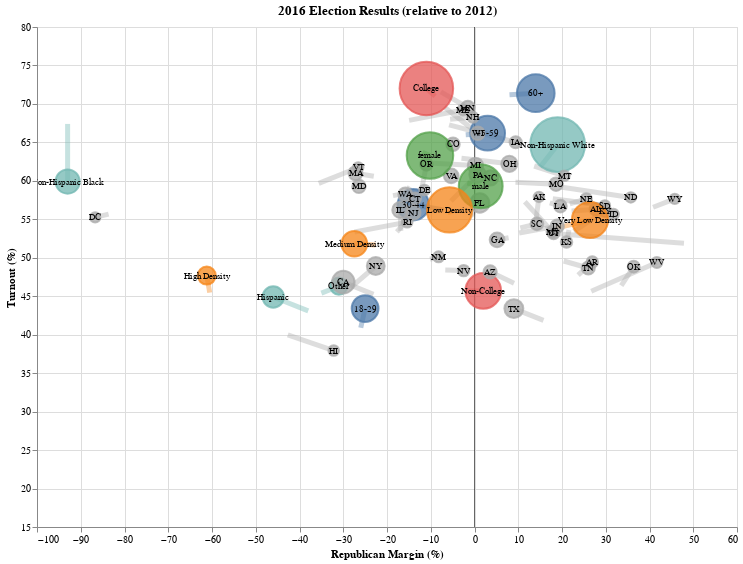

Notebook cell for this chart:
### Code cell
single = year_chart(final_df, 2016, width=700, height=500, sw=5)
single

### Figure 1 — Vega-Lite specification as saved in the notebook (floating-point values rounded to 4 significant figures; data arrays with more than 128 entries replaced by an {"elided": "..."} marker saying what was removed)
{"config": {"view": {"continuousWidth": 400, "continuousHeight": 300}}, "layer": [{"data": {"name": "data-f236e58c44fada62129e13c06b79366e"}, "mark": "line", "encoding": {"color": {"type": "nominal", "field": "category", "legend": null, "scale": {"range": ["rgb(76, 120, 168)", "rgb(245, 133, 24)", "rgb(228, 87, 86)", "rgb(114, 183, 178)", "rgb(84, 162, 75)", "#aaa"]}}, "detail": {"type": "nominal", "field": "group"}, "opacity": {"condition": {"value": 0.4, "selection": "selector548"}, "value": 0.1}, "strokeWidth": {"value": 5}, "x": {"type": "quantitative", "field": "rep_margin"}, "y": {"type": "quantitative", "field": "turnout", "scale": {"zero": false}}}, "selection": {"selector548": {"type": "multi", "fields": ["category"], "bind": "legend"}, "selector549": {"type": "interval", "bind": "scales", "encodings": ["x", "y"]}}}, {"data": {"name": "data-632f61fef1e2fccc41daf02461a934b2"}, "mark": "rule", "encoding": {"opacity": {"value": 0.6}, "x": {"type": "quantitative", "field": "x"}}}, {"data": {"name": "data-632f61fef1e2fccc41daf02461a934b2"}, "mark": "rule", "encoding": {"opacity": {"value": 0.6}, "y": {"type": "quantitative", "field": "y"}}}, {"data": {"name": "data-e96c4fd5eceac6bd99b9774efd55589f"}, "mark": "point", "encoding": {"fill": {"type": "nominal", "field": "category", "scale": {"range": ["rgb(76, 120, 168)", "rgb(245, 133, 24)", "rgb(228, 87, 86)", "rgb(114, 183, 178)", "rgb(84, 162, 75)", "#aaa"]}}, "opacity": {"condition": {"value": 0.75, "selection": "selector546"}, "value": 0.1}, "order": {"type": "quantitative", "field": "num", "sort": "descending"}, "size": {"type": "quantitative", "field": "pct_elect", "legend": null, "scale": {"range": [100, 3000]}}, "stroke": {"type": "nominal", "field": "category", "scale": {"range": ["rgb(76, 120, 168)", "rgb(245, 133, 24)", "rgb(228, 87, 86)", "rgb(114, 183, 178)", "rgb(84, 162, 75)", "#aaa"]}}, "tooltip": [{"type": "nominal", "field": "group"}, {"type": "quantitative", "field": "rep_margin"}, {"type": "quantitative", "field": "turnout"}, {"type": "quantitative", "field": "pct_elect", "format": ",.0f"}], "x": {"type": "quantitative", "field": "rep_margin", "title": "Republican Margin (%)"}, "y": {"type": "quantitative", "field": "turnout", "scale": {"domain": [15, 80], "zero": false}, "title": "Turnout (%)"}}, "selection": {"selector546": {"type": "multi", "fields": ["category"], "bind": "legend"}}}, {"data": {"name": "data-e96c4fd5eceac6bd99b9774efd55589f"}, "mark": {"type": "text", "align": "center", "baseline": "middle"}, "encoding": {"size": {"value": 9}, "text": {"type": "nominal", "field": "group"}, "x": {"type": "quantitative", "field": "rep_margin"}, "y": {"type": "quantitative", "field": "turnout"}}, "selection": {"selector547": {"type": "multi", "fields": ["category"], "bind": "legend"}}}], "height": 500, "title": "2016 Election Results (relative to 2012)", "width": 700, "$schema": "https://vega.github.io/schema/vega-lite/v4.8.1.json", "datasets": {"data-f236e58c44fada62129e13c06b79366e": {"elided": "134 records"}, "data-632f61fef1e2fccc41daf02461a934b2": [{"x": 0, "y": 0}], "data-e96c4fd5eceac6bd99b9774efd55589f": [{"year": 2016, "category": "age", "group": "18-29", "pct_elect": 15.7, "turnout": 43.4, "rep_margin": -25.0}, {"year": 2016, "category": "age", "group": "30-44", "pct_elect": 22.5, "turnout": 56.9, "rep_margin": -14.0}, {"year": 2016, "category": "age", "group": "45-59", "pct_elect": 28.2, "turnout": 66.2, "rep_margin": 3.0}, {"year": 2016, "category": "age", "group": "60+", "pct_elect": 33.6, "turnout": 71.4, "rep_margin": 14.0}, {"year": 2016, "category": "education", "group": "College", "pct_elect": 70.3, "turnout": 72.01, "rep_margin": -11.0}, {"year": 2016, "category": "education", "group": "Non-College", "pct_elect": 29.7, "turnout": 45.69, "rep_margin": 2.0}, {"year": 2016, "category": "race", "group": "Hispanic", "pct_elect": 9.1, "turnout": 44.9, "rep_margin": -46.0}, {"year": 2016, "category": "race", "group": "Non-Hispanic Black", "pct_elect": 12.3, "turnout": 59.9, "rep_margin": -93.0}, {"year": 2016, "category": "race", "group": "Non-Hispanic White", "pct_elect": 73.6, "turnout": 64.7, "rep_margin": 19.0}, {"year": 2016, "category": "race", "group": "Other", "pct_elect": 5.0, "turnout": 46.3, "rep_margin": -31.0}, {"year": 2016, "category": "state", "group": "AK", "pct_elect": 0.23, "turnout": 57.91, "rep_margin": 14.73}, {"year": 2016, "category": "state", "group": "AL", "pct_elect": 1.55, "turnout": 56.3, "rep_margin": 27.73}, {"year": 2016, "category": "state", "group": "AR", "pct_elect": 0.83, "turnout": 49.46, "rep_margin": 26.92}, {"year": 2016, "category": "state", "group": "AZ", "pct_elect": 1.87, "turnout": 48.17, "rep_margin": 3.57}, {"year": 2016, "category": "state", "group": "CA", "pct_elect": 10.42, "turnout": 46.83, "rep_margin": -29.99}, {"year": 2016, "category": "state", "group": "CO", "pct_elect": 2.03, "turnout": 64.76, "rep_margin": -4.91}, {"year": 2016, "category": "state", "group": "CT", "pct_elect": 1.2, "turnout": 57.69, "rep_margin": -13.61}, {"year": 2016, "category": "state", "group": "DC", "pct_elect": 0.23, "turnout": 55.25, "rep_margin": -86.71}, {"year": 2016, "category": "state", "group": "DE", "pct_elect": 0.32, "turnout": 58.8, "rep_margin": -11.43}, {"year": 2016, "category": "state", "group": "FL", "pct_elect": 6.89, "turnout": 57.12, "rep_margin": 1.2}, {"year": 2016, "category": "state", "group": "GA", "pct_elect": 2.99, "turnout": 52.33, "rep_margin": 5.16}, {"year": 2016, "category": "state", "group": "HI", "pct_elect": 0.31, "turnout": 37.94, "rep_margin": -32.18}, {"year": 2016, "category": "state", "group": "IA", "pct_elect": 1.15, "turnout": 65.02, "rep_margin": 9.41}, {"year": 2016, "category": "state", "group": "ID", "pct_elect": 0.51, "turnout": 55.65, "rep_margin": 31.76}, {"year": 2016, "category": "state", "group": "IL", "pct_elect": 4.08, "turnout": 56.22, "rep_margin": -16.95}, {"year": 2016, "category": "state", "group": "IN", "pct_elect": 2.01, "turnout": 54.11, "rep_margin": 18.91}, {"year": 2016, "category": "state", "group": "KS", "pct_elect": 0.84, "turnout": 52.06, "rep_margin": 21.03}, {"year": 2016, "category": "state", "group": "KY", "pct_elect": 1.41, "turnout": 56.1, "rep_margin": 29.85}, {"year": 2016, "category": "state", "group": "LA", "pct_elect": 1.48, "turnout": 56.71, "rep_margin": 19.64}, {"year": 2016, "category": "state", "group": "MA", "pct_elect": 2.43, "turnout": 60.99, "rep_margin": -27.2}, {"year": 2016, "category": "state", "group": "MD", "pct_elect": 2.03, "turnout": 59.28, "rep_margin": -26.42}, {"year": 2016, "category": "state", "group": "ME", "pct_elect": 0.54, "turnout": 69.22, "rep_margin": -2.66}, {"year": 2016, "category": "state", "group": "MI", "pct_elect": 3.51, "turnout": 62.0, "rep_margin": 0.22}, {"year": 2016, "category": "state", "group": "MN", "pct_elect": 2.15, "turnout": 69.52, "rep_margin": -1.52}, {"year": 2016, "category": "state", "group": "MO", "pct_elect": 2.06, "turnout": 59.57, "rep_margin": 18.64}, {"year": 2016, "category": "state", "group": "MS", "pct_elect": 0.89, "turnout": 53.38, "rep_margin": 17.8}, {"year": 2016, "category": "state", "group": "MT", "pct_elect": 0.36, "turnout": 60.66, "rep_margin": 20.53}, {"year": 2016, "category": "state", "group": "NC", "pct_elect": 3.47, "turnout": 60.38, "rep_margin": 3.66}, {"year": 2016, "category": "state", "group": "ND", "pct_elect": 0.25, "turnout": 57.84, "rep_margin": 35.73}, {"year": 2016, "category": "state", "group": "NE", "pct_elect": 0.61, "turnout": 57.67, "rep_margin": 25.55}, {"year": 2016, "category": "state", "group": "NH", "pct_elect": 0.54, "turnout": 68.26, "rep_margin": -0.37}, {"year": 2016, "category": "state", "group": "NJ", "pct_elect": 2.86, "turnout": 55.87, "rep_margin": -13.98}, {"year": 2016, "category": "state", "group": "NM", "pct_elect": 0.58, "turnout": 50.13, "rep_margin": -8.21}, {"year": 2016, "category": "state", "group": "NV", "pct_elect": 0.8, "turnout": 48.33, "rep_margin": -2.48}, {"year": 2016, "category": "state", "group": "NY", "pct_elect": 5.6, "turnout": 48.93, "rep_margin": -22.57}, {"year": 2016, "category": "state", "group": "OH", "pct_elect": 4.1, "turnout": 62.21, "rep_margin": 7.97}, {"year": 2016, "category": "state", "group": "OK", "pct_elect": 1.06, "turnout": 48.84, "rep_margin": 36.39}, {"year": 2016, "category": "state", "group": "OR", "pct_elect": 1.46, "turnout": 62.13, "rep_margin": -10.98}, {"year": 2016, "category": "state", "group": "PA", "pct_elect": 4.51, "turnout": 60.82, "rep_margin": 0.72}, {"year": 2016, "category": "state", "group": "RI", "pct_elect": 0.34, "turnout": 54.63, "rep_margin": -15.4}, {"year": 2016, "category": "state", "group": "SC", "pct_elect": 1.54, "turnout": 54.41, "rep_margin": 14.27}, {"year": 2016, "category": "state", "group": "SD", "pct_elect": 0.27, "turnout": 56.79, "rep_margin": 29.8}, {"year": 2016, "category": "state", "group": "TN", "pct_elect": 1.84, "turnout": 48.67, "rep_margin": 26.01}, {"year": 2016, "category": "state", "group": "TX", "pct_elect": 6.56, "turnout": 43.39, "rep_margin": 9.0}, {"year": 2016, "category": "state", "group": "UT", "pct_elect": 0.83, "turnout": 53.16, "rep_margin": 18.08}, {"year": 2016, "category": "state", "group": "VA", "pct_elect": 2.91, "turnout": 60.65, "rep_margin": -5.32}, {"year": 2016, "category": "state", "group": "VT", "pct_elect": 0.23, "turnout": 61.74, "rep_margin": -26.58}, {"year": 2016, "category": "state", "group": "WA", "pct_elect": 2.41, "turnout": 58.24, "rep_margin": -15.81}, {"year": 2016, "category": "state", "group": "WI", "pct_elect": 2.18, "turnout": 66.18, "rep_margin": 0.75}, {"year": 2016, "category": "state", "group": "WV", "pct_elect": 0.53, "turnout": 49.39, "rep_margin": 41.68}, {"year": 2016, "category": "state", "group": "WY", "pct_elect": 0.19, "turnout": 57.65, "rep_margin": 45.77}, {"year": 2016, "category": "sex", "group": "male", "pct_elect": 46.28, "turnout": 59.3, "rep_margin": 1.42}, {"year": 2016, "category": "sex", "group": "female", "pct_elect": 52.48, "turnout": 63.3, "rep_margin": -10.18}, {"year": 2016, "category": "density", "group": "High Density", "pct_elect": 5.68, "turnout": 47.68, "rep_margin": -61.2}, {"year": 2016, "category": "density", "group": "Low Density", "pct_elect": 49.41, "turnout": 56.22, "rep_margin": -5.71}, {"year": 2016, "category": "density", "group": "Medium Density", "pct_elect": 14.2, "turnout": 51.82, "rep_margin": -27.47}, {"year": 2016, "category": "density", "group": "Very Low Density", "pct_elect": 30.71, "turnout": 54.91, "rep_margin": 26.39}]}}
